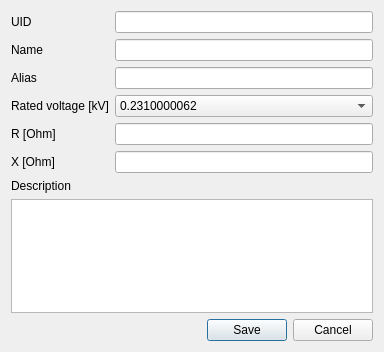
<?xml version="1.0" encoding="UTF-8"?>
<ui version="4.0">
 <class>ResistorCatalog</class>
 <widget class="QDialog" name="ResistorCatalog">
  <property name="geometry">
   <rect>
    <x>0</x>
    <y>0</y>
    <width>384</width>
    <height>352</height>
   </rect>
  </property>
  <property name="windowTitle">
   <string>Dialog</string>
  </property>
  <layout class="QGridLayout" name="gridLayout">
   <item row="0" column="1">
    <widget class="QLineEdit" name="resistorUID_lineEdit"/>
   </item>
   <item row="4" column="1">
    <widget class="QLineEdit" name="resistorR_lineEdit"/>
   </item>
   <item row="2" column="1">
    <widget class="QLineEdit" name="resistorAlias_lineEdit"/>
   </item>
   <item row="4" column="0">
    <widget class="QLabel" name="label_5">
     <property name="text">
      <string>R [Ohm]</string>
     </property>
    </widget>
   </item>
   <item row="7" column="0" colspan="2">
    <widget class="QTextEdit" name="resistorDescription_textEdit"/>
   </item>
   <item row="8" column="1">
    <widget class="QDialogButtonBox" name="resistorButtons_buttonBox">
     <property name="standardButtons">
      <set>QDialogButtonBox::Cancel|QDialogButtonBox::Save</set>
     </property>
    </widget>
   </item>
   <item row="1" column="0">
    <widget class="QLabel" name="label_2">
     <property name="text">
      <string>Name</string>
     </property>
    </widget>
   </item>
   <item row="3" column="0">
    <widget class="QLabel" name="label_4">
     <property name="text">
      <string>Rated voltage [kV]</string>
     </property>
    </widget>
   </item>
   <item row="5" column="1">
    <widget class="QLineEdit" name="resistorX_lineEdit"/>
   </item>
   <item row="5" column="0">
    <widget class="QLabel" name="label_6">
     <property name="text">
      <string>X [Ohm]</string>
     </property>
    </widget>
   </item>
   <item row="6" column="0">
    <widget class="QLabel" name="label_7">
     <property name="text">
      <string>Description</string>
     </property>
    </widget>
   </item>
   <item row="2" column="0">
    <widget class="QLabel" name="label_3">
     <property name="text">
      <string>Alias</string>
     </property>
    </widget>
   </item>
   <item row="0" column="0">
    <widget class="QLabel" name="label">
     <property name="text">
      <string>UID</string>
     </property>
    </widget>
   </item>
   <item row="1" column="1">
    <widget class="QLineEdit" name="resistorName_lineEdit"/>
   </item>
   <item row="3" column="1">
    <widget class="QComboBox" name="resistorRV_comboBox">
     <item>
      <property name="text">
       <string>0.2310000062</string>
      </property>
     </item>
     <item>
      <property name="text">
       <string>0.400000006</string>
      </property>
     </item>
     <item>
      <property name="text">
       <string>0.4199999869</string>
      </property>
     </item>
     <item>
      <property name="text">
       <string>0.5199999809</string>
      </property>
     </item>
     <item>
      <property name="text">
       <string>3.</string>
      </property>
     </item>
     <item>
      <property name="text">
       <string>6.</string>
      </property>
     </item>
     <item>
      <property name="text">
       <string>6.300000191</string>
      </property>
     </item>
     <item>
      <property name="text">
       <string>10.</string>
      </property>
     </item>
     <item>
      <property name="text">
       <string>10.38000011</string>
      </property>
     </item>
     <item>
      <property name="text">
       <string>New Item</string>
      </property>
     </item>
     <item>
      <property name="text">
       <string>10.5</string>
      </property>
     </item>
     <item>
      <property name="text">
       <string>11.</string>
      </property>
     </item>
     <item>
      <property name="text">
       <string>13.</string>
      </property>
     </item>
     <item>
      <property name="text">
       <string>20.</string>
      </property>
     </item>
     <item>
      <property name="text">
       <string>20.5</string>
      </property>
     </item>
     <item>
      <property name="text">
       <string>33.</string>
      </property>
     </item>
     <item>
      <property name="text">
       <string>35.</string>
      </property>
     </item>
     <item>
      <property name="text">
       <string>36.75</string>
      </property>
     </item>
     <item>
      <property name="text">
       <string>66.</string>
      </property>
     </item>
     <item>
      <property name="text">
       <string>110.</string>
      </property>
     </item>
     <item>
      <property name="text">
       <string>132.</string>
      </property>
     </item>
     <item>
      <property name="text">
       <string>220.</string>
      </property>
     </item>
     <item>
      <property name="text">
       <string>400.</string>
      </property>
     </item>
    </widget>
   </item>
  </layout>
 </widget>
 <resources/>
 <connections/>
</ui>
